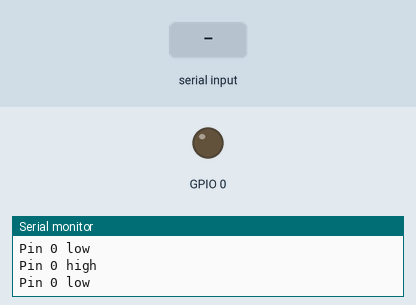
Bench run of a sketch on a simulated ESP32-S3. Parts: output pins drawn as LEDs (lit = HIGH), the last lines printed to the serial monitor. The test bench sets the inputs (shaded band).

Above: at 4.8 s.
4.9 s: "1" received over Serial
At 6.5 s:
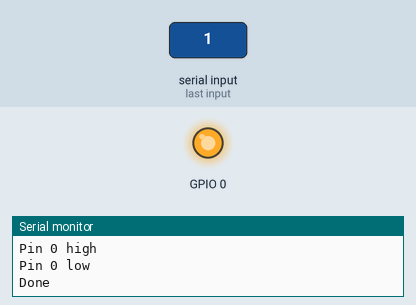
Timing chart, 0 to 8.0 s (numbered marks = the images above; inputs shaded):
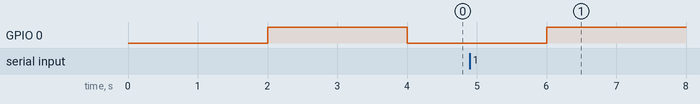

Measured:
- after the input at 4.9 s, GPIO 0: goes on until 6.0 s, then stays HIGH

The sketch:

Blink_GPIO.ino
```cpp
// (licence header left out)
//int gpios[] = {43, 44, 8, 9, 13, 11, 12, 10, 14, 15, 16, 17, 18, 21, 7, 6, 5, 4, 2, 1, 42};
int gpios[] = {0}; //STAT LED

void setup()
{
  Serial.begin(115200);
  while (Serial == false); //Wait for serial monitor to connect before printing anything
  Serial.println("GPIO test");

  int spotTest = 0;

  while (1)
  {
    int pinTest = gpios[spotTest];

    pinMode(pinTest, OUTPUT);

    Serial.printf("Testing pin %d. Press any key to move to next test.\r\n", pinTest);

    while (Serial.available()) Serial.read();

    while (1)
    {
      Serial.printf("Pin %d low\r\n", pinTest);
      digitalWrite(pinTest, LOW);
      delay(2000);
      if (Serial.available())
        break;

      Serial.printf("Pin %d high\r\n", pinTest);
      digitalWrite(pinTest, HIGH);
      delay(2000);
      if (Serial.available())
        break;
    }

    digitalWrite(pinTest, HIGH);
    pinMode(pinTest, INPUT);

    spotTest++;
    if (spotTest >= (sizeof(gpios) / sizeof(int)))
      break;
  }
  Serial.println("Done");

  delay(100);
  while (Serial.available()) Serial.read();
}

void loop()
{

}
```
